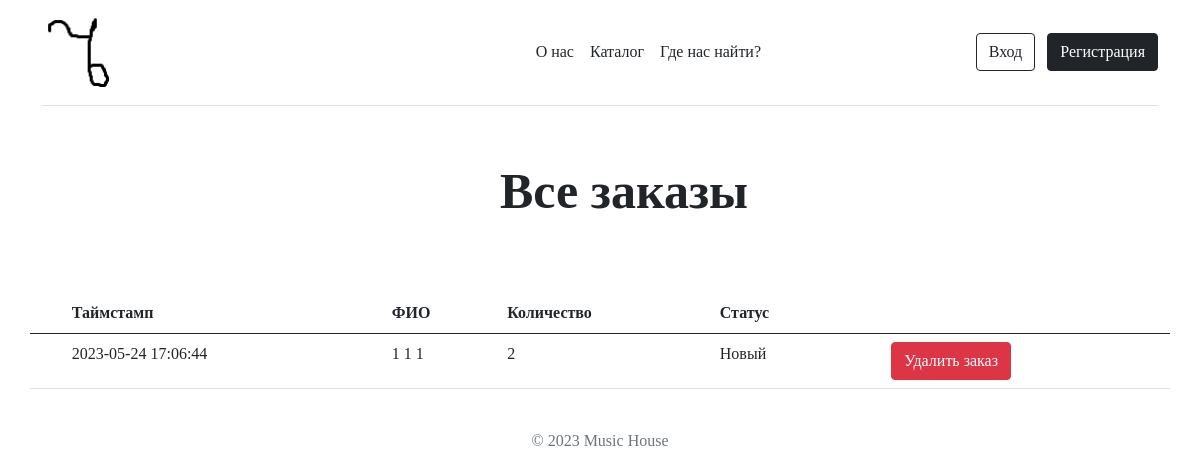
The app's page /admin/all_orders.php with its own data.
### tables this page shows
CREATE TABLE `orders` (
  `id` int NOT NULL,
  `id_user` int NOT NULL,
  `date` datetime NOT NULL,
  `status` text NOT NULL,
  `products_info` text NOT NULL,
  `cost` decimal(10,2) NOT NULL,
  `comment` text
);

CREATE TABLE `user` (
  `id` int NOT NULL,
  `name` text NOT NULL,
  `surname` text NOT NULL,
  `patronymic` text,
  `login` text NOT NULL,
  `email` text NOT NULL,
  `password` text NOT NULL
);

### admin/all_orders.php (the view, shortened to what this page needs)
<!DOCTYPE html>
<html lang="ru">
<head>
    <link rel="stylesheet" href="../bootstrap/css/bootstrap.css">
    <link rel="stylesheet" href="../css/style.css">
</head>
<body>
    <?php
    include "../template/header.php";
    require_once '../scripts/connect.php';?>
    <div class="mt-5 text-center" style=" margin-left: 3rem">
            <div class="row">
              <div class="col">
                <p class="fw-bold" style="font-size: 50px;">Все заказы</p>
              </div>
            </div>
        </div>
        <table class="table mt-5 container">
            <thead>
                <tr>
                    <th scope="col"></th>
                    <th scope="col">Таймстамп</th>
                    <th scope="col">ФИО</th>
                    <th scope="col">Количество</th>
                    <th scope="col">Статус</th>
                    <th scope="col"></th>
                    <th scope="col"></th>
                </tr>
            </thead>
            <tbody>
            <?php
                $product = mysqli_query($connect, "SELECT * FROM orders");
                while ($row = mysqli_fetch_assoc($product)):
                    $comment = $row['comment'];
                    $status = $row['status'];
                    $id_order = $row['id'];
                    $id_user = $row['id_user'];
                    $timestamp = $row['date'];
                    $products = explode(";", $row['products_info']);
                    $user_name = mysqli_query($connect, "SELECT * FROM user WHERE id = '$id_user'");
                    while ($row1 = mysqli_fetch_assoc($user_name)){
                        $FIO = "". $row1['surname'] ." ". $row1['name'] ." ". $row1['patronymic'] ."";
                    }?>
                    <tr>
                        <th scope="row">
                            <td><?php echo $timestamp?></td>
                            <td><?php echo $FIO?></td>
                            <td><?php echo count($products)?></td>
                            <td><?php echo $status?></td>
                            <td><?php echo $comment?></td>
                            <td>
                                <a class="btn btn-danger" href="../scripts/del-to-order.php?id=<?php echo $id_order?>">Удалить заказ</a>
                            </td>
                        </th>
                    </tr>
                <?php endwhile;?>
            </tbody>
        </table>
    <?php include "../template/footer.php"?>
</body>
</html>

### css/style.css (style rules this page uses)
* { font-family: 'Hussar'; }

### records on screen
orders: date "2023-05-24 17:06:44", id_user.patronymic "1 1 1", products_info "2", status "Новый"
